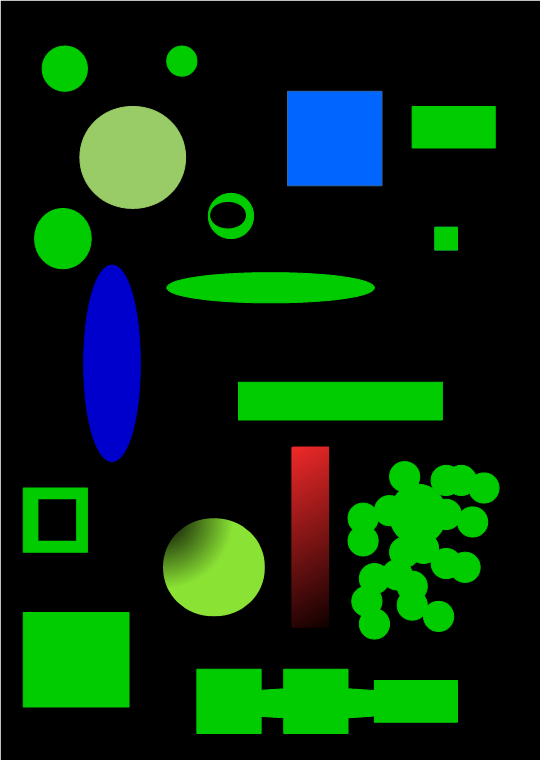
#> input picture course/detect_blob.png, 541 x 760 px
$ python 13_ContourDetection.py
#> lines starting #> are read from the running program, lines starting #| are printed output that depends on the picture; after the words box and inside, x2 and y2 are one past the last pixel; in counts of white or black regions, pixels touching at a corner belong together
import numpy as np
import cv2 as cv

img = cv.imread("detect_blob.png")
#> img is the input picture: shape (760, 541, 3); mean B, G, R 14.5, 44, 8.8
gray = cv.cvtColor(img, cv.COLOR_BGR2GRAY)
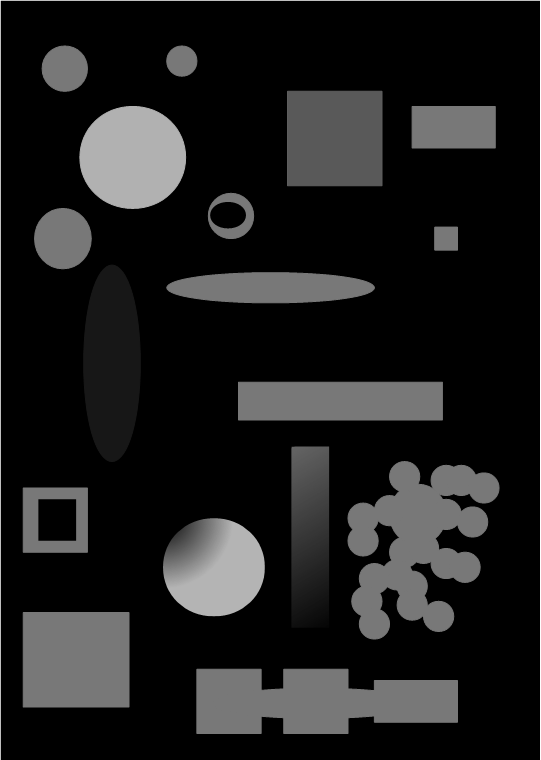
#> gray: shape (760, 541); min 0, max 255, mean 30.1
#cv.imshow("gray", gray)
thresh = cv.adaptiveThreshold(gray, 255, cv.ADAPTIVE_THRESH_GAUSSIAN_C, cv.THRESH_BINARY, 115, 1)
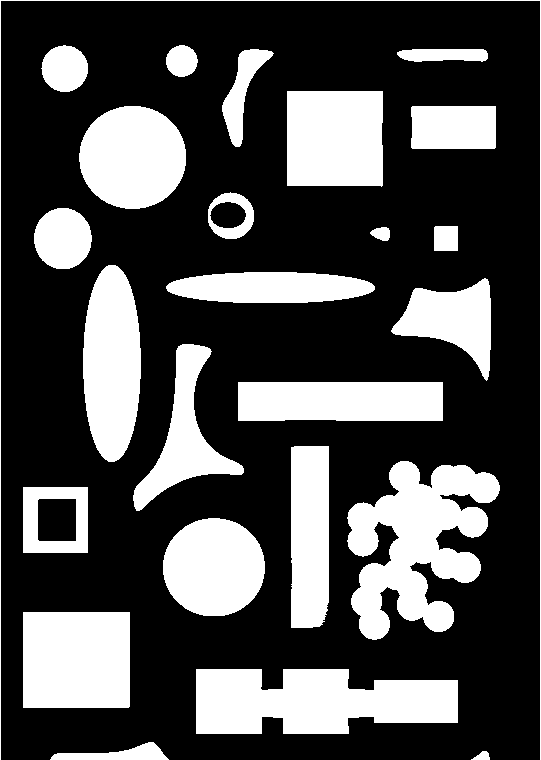
#> thresh: shape (760, 541); 30.2% white; 25 white regions
cv.imshow("Binary", thresh)

contours, hierarchy = cv.findContours(thresh, cv.RETR_TREE, cv.CHAIN_APPROX_SIMPLE)
#> contours = 27 contours, 1 with area under 20; largest, box (x1, y1, x2, y2) and area: (347, 461, 500, 640) 14515, (196, 669, 458, 734) 13092, (23, 612, 130, 708) 10070, (287, 91, 383, 187) 8909, (83, 265, 141, 462) 8826

img2 = img.copy()
index = -1      # Index of the contours to be drawn, -1 for all of them
thickness = 4
color = (255, 78, 150)

cv.drawContours(img2, contours, index, color, thickness)
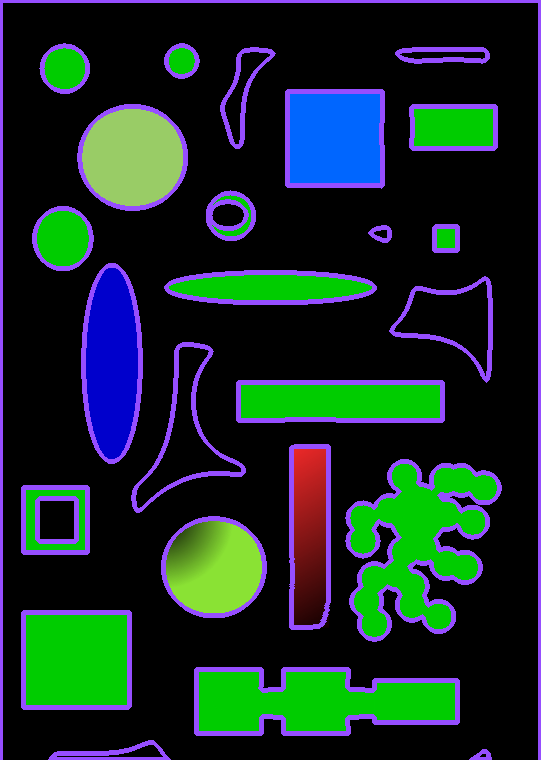
#> img2: shape (760, 541, 3); 10.8% of pixels changed, all inside (x1, y1, x2, y2) = (0, 0, 541, 760)
cv.imshow("Contours", img2)

cv.waitKey(0)
cv.destroyAllWindows()
